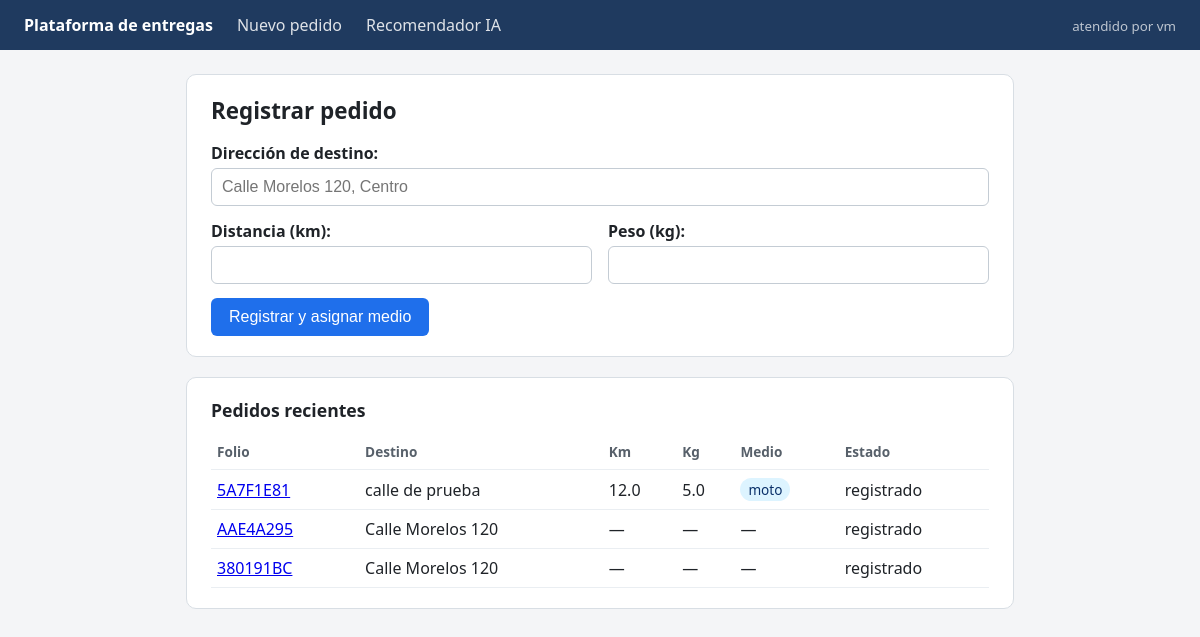
The app's page /entregas/panel/, older data.
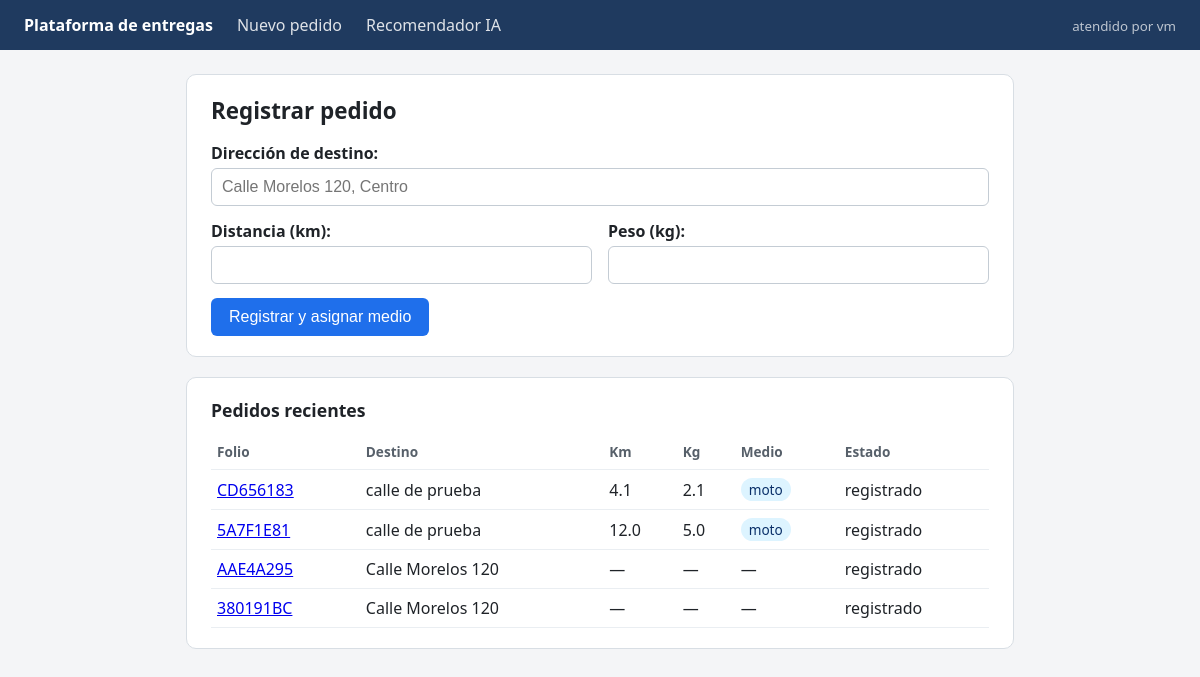
The same page, newer data.
### entregas/models.py (models this page shows, shortened)
class Pedido(models.Model):
    folio = models.CharField(max_length=12, unique=True)
    destino = models.CharField(max_length=200)
    estado = models.CharField(max_length=20, default="registrado")
    creado = models.DateTimeField(auto_now_add=True)
    distancia_km = models.FloatField(null=True, blank=True)
    peso_kg = models.FloatField(null=True, blank=True)
    medio = models.CharField(max_length=20, blank=True)
    motivo = models.CharField(max_length=255, blank=True)
    class Meta:
        ordering = ["-creado"]

### entregas/views_panel.py (the view)
# urls.py: path("panel/", views_panel.nuevo_pedido, name="panel_nuevo_pedido"),
def nuevo_pedido(request):
    if request.method == "POST":
        form = PedidoForm(request.POST)
        if form.is_valid():
            pedido = servicios.registrar_pedido(**form.cleaned_data)
            return redirect("panel_pedido", folio=pedido.folio)
    else:
        form = PedidoForm()
    return render(request, "entregas/nuevo_pedido.html", {
        "form": form,
        "recientes": Pedido.objects.all()[:10],
        "copia": COPIA,
    })

### entregas/forms.py
class PedidoForm(forms.ModelForm):
    distancia_km = campo_km()
    peso_kg = campo_kg()
    class Meta:
        model = Pedido
        fields = ["destino", "distancia_km", "peso_kg"]
        labels = {"destino": "Dirección de destino"}
        error_messages = {"destino": {"required": "Falta la dirección de destino."}}
        widgets = {"destino": forms.TextInput(attrs={"placeholder": "Calle Morelos 120, Centro"})}

### entregas/templates/entregas/nuevo_pedido.html (shortened to what this page needs)
{% extends "entregas/base.html" %}
{% block contenido %}
<section class="tarjeta">
  <h1>Registrar pedido</h1>
  <form method="post" novalidate>
    <div class="campo {% if form.destino.errors %}error{% endif %}">
      {{ form.destino.label_tag }}
      {{ form.destino }}
    </div>
    <div class="fila">
      <div class="campo {% if form.distancia_km.errors %}error{% endif %}">
        {{ form.distancia_km.label_tag }}
        {{ form.distancia_km }}
      </div>
      <div class="campo {% if form.peso_kg.errors %}error{% endif %}">
        {{ form.peso_kg.label_tag }}
        {{ form.peso_kg }}
      </div>
    </div>
    <button type="submit">Registrar y asignar medio</button>
  </form>
</section>
<section class="tarjeta">
  <h2>Pedidos recientes</h2>
  {% if recientes %}
    <table>
      <thead>
        <tr><th>Folio</th><th>Destino</th><th>Km</th><th>Kg</th><th>Medio</th><th>Estado</th></tr>
      </thead>
      <tbody>
        {% for p in recientes %}
          <tr>
            <td><a href="{% url 'panel_pedido' p.folio %}">{{ p.folio }}</a></td>
            <td>{{ p.destino }}</td>
            <td>{{ p.distancia_km|default:"—" }}</td>
            <td>{{ p.peso_kg|default:"—" }}</td>
            <td>{% if p.medio %}<span class="etiqueta">{{ p.medio }}</span>{% else %}—{% endif %}</td>
            <td>{{ p.estado }}</td>
          </tr>
        {% endfor %}
      </tbody>
    </table>
  {% else %}
    <p class="vacio">Todavía no hay pedidos.</p>
  {% endif %}
</section>
{% endblock %}

### entregas/templates/entregas/base.html (shortened to what this page needs)
<!doctype html>
<html lang="es">
<head>
</head>
<body>
  <header>
    <a href="{% url 'panel_nuevo_pedido' %}">Plataforma de entregas</a>
    <a href="{% url 'panel_nuevo_pedido' %}">Nuevo pedido</a>
    <a href="{% url 'inicio' %}">Recomendador IA</a>
    <small>atendido por {{ copia }}</small>
  </header>
  <main>
    {% block contenido %}{% endblock %}
  </main>
</body>
</html>

### entregas/templates/entregas/base.html (style rules this page uses)
* { box-sizing: border-box; }
body { margin: 0; font-family: system-ui, sans-serif; background: #f4f5f7; color: #1f2328; }
header { background: #1f3a5f; color: #fff; padding: 14px 24px; display: flex; gap: 24px; align-items: baseline; }
header a { color: #fff; text-decoration: none; font-weight: 600; }
header a + a { font-weight: 400; opacity: .85; }
header small { opacity: .7; margin-left: auto; }
main { max-width: 860px; margin: 24px auto; padding: 0 16px; }
.tarjeta { background: #fff; border: 1px solid #d8dee4; border-radius: 10px; padding: 20px 24px; margin-bottom: 20px; }
h1 { font-size: 1.4rem; margin: 0 0 16px; }
h2 { font-size: 1.1rem; margin: 0 0 12px; }
label { display: block; font-weight: 600; margin-bottom: 4px; }
input { width: 100%; padding: 9px 10px; border: 1px solid #c4ccd4; border-radius: 6px; font-size: 1rem; }
.campo { margin-bottom: 14px; }
.fila { display: grid; grid-template-columns: 1fr 1fr; gap: 16px; }
button { background: #1f6feb; color: #fff; border: 0; border-radius: 6px; padding: 10px 18px; font-size: 1rem; cursor: pointer; }
table { width: 100%; border-collapse: collapse; }
th, td { text-align: left; padding: 8px 6px; border-bottom: 1px solid #eaeef2; }
th { font-size: .85rem; color: #57606a; }
.etiqueta { display: inline-block; padding: 2px 8px; border-radius: 999px; background: #ddf4ff; color: #0a3069; font-size: .85rem; }

Row changes from the older to the newer data that the page shows:
added Pedido: folio "CD656183", destino "calle de prueba", distancia_km "4.1", peso_kg "2.1", medio "moto", estado "registrado"
